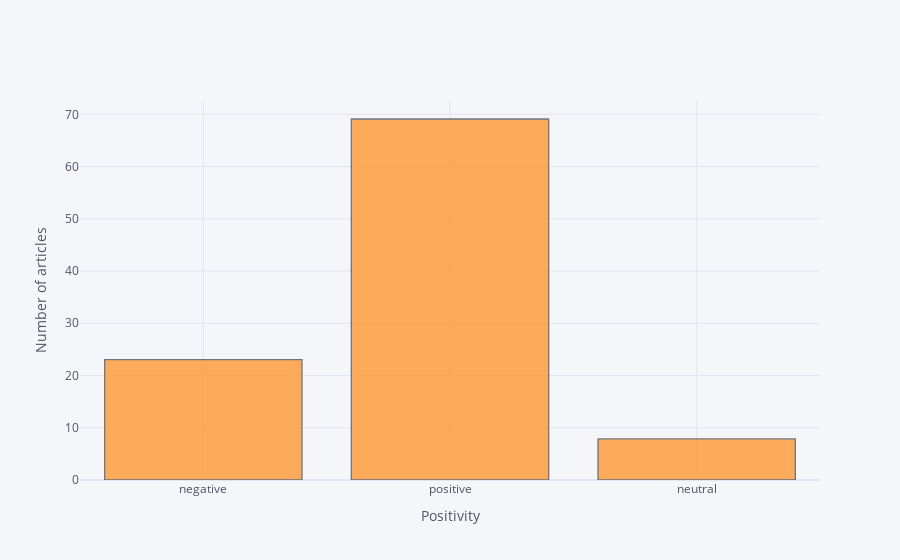

Notebook cell for this chart:
### Code cell
results['Polarity_predict'].iplot(
    kind='hist',
    histnorm='percent',
    barmode='overlay',
    xTitle='Positivity',
    yTitle='Number of articles')

### Figure 1 — Plotly figure (JSON) as saved in the notebook; plotly's stock layout.template omitted (floating-point values rounded to 4 significant figures; data arrays with more than 128 entries replaced by an {"elided": "..."} marker saying what was removed)
{"data": [{"opacity": 0.8, "orientation": "v", "histnorm": "percent", "histfunc": "count", "marker": {"color": "rgba(255, 153, 51, 1.0)", "line": {"color": "#4D5663", "width": 1.3}}, "x": {"elided": "178 str values"}, "type": "histogram", "name": "Polarity_predict"}], "layout": {"xaxis": {"tickfont": {"color": "#4D5663"}, "zerolinecolor": "#E1E5ED", "title": {"text": "Positivity", "font": {"color": "#4D5663"}}, "gridcolor": "#E1E5ED", "showgrid": true}, "title": {"font": {"color": "#4D5663"}}, "paper_bgcolor": "#F5F6F9", "plot_bgcolor": "#F5F6F9", "yaxis": {"tickfont": {"color": "#4D5663"}, "zerolinecolor": "#E1E5ED", "title": {"text": "Number of articles", "font": {"color": "#4D5663"}}, "gridcolor": "#E1E5ED", "showgrid": true}, "barmode": "overlay", "legend": {"bgcolor": "#F5F6F9", "font": {"color": "#4D5663"}}}}
